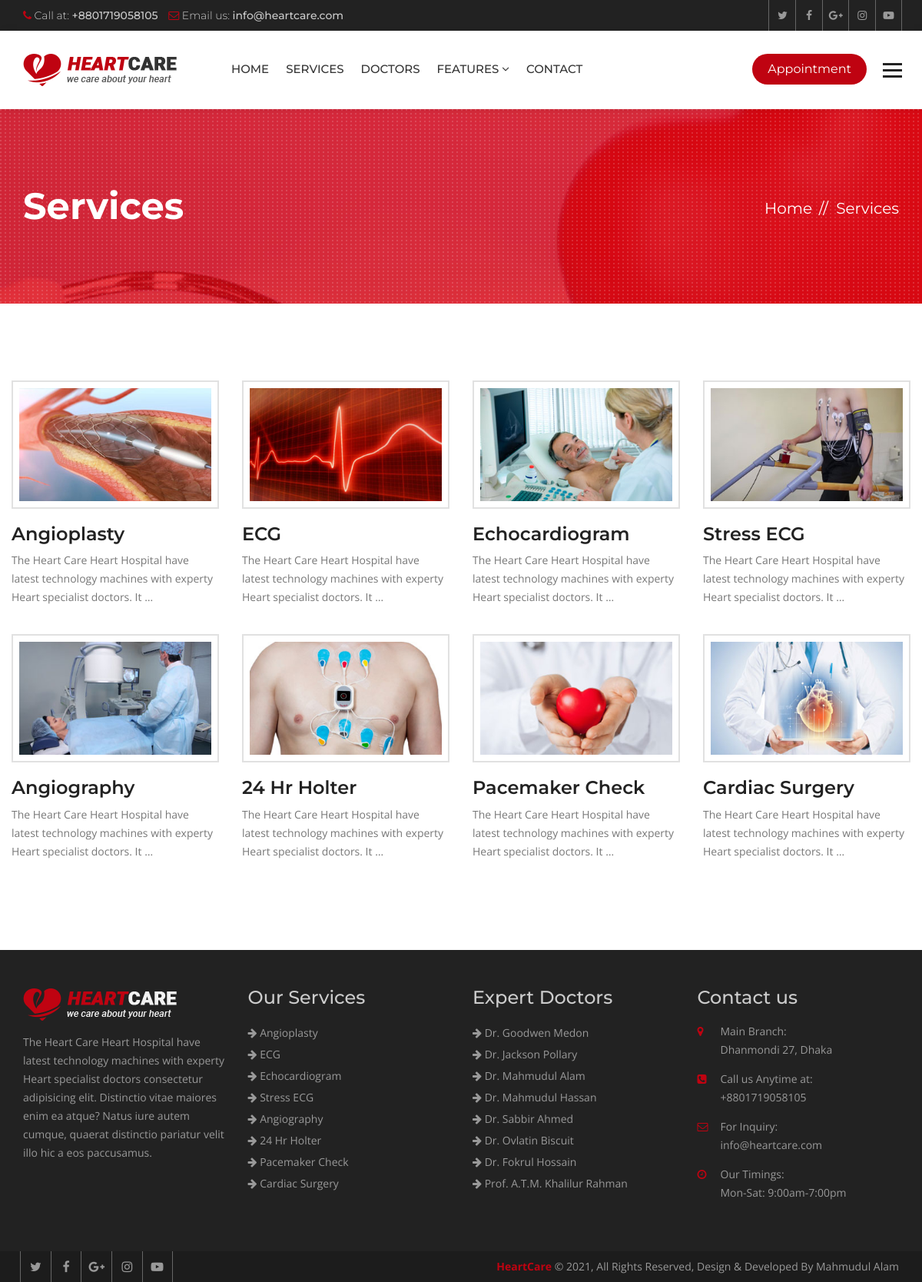
Page /services/ on the committed database.
### hospital/models.py (models this page shows, shortened)
class Service(models.Model):
    title = models.CharField(max_length=120)
    description = models.TextField()
    items = models.ManyToManyField(to='Item',)
    thumbnail = models.ImageField(upload_to='services/')
    cover = models.ImageField(upload_to='services/')
    image1 = models.ImageField(upload_to='services/', blank=True, null=True)
    image2 = models.ImageField(upload_to='services/', blank=True, null=True)

class Doctor(models.Model):
    name = models.CharField(max_length=120)
    speciality = models.CharField(max_length=120)
    picture = models.ImageField(upload_to="doctors/")
    details = models.TextField()
    experience = models.TextField()
    expertize = models.ManyToManyField(to='Expertize', related_name='doctors')
    twitter = models.CharField(max_length=120, blank=True, null=True)
    facebook = models.CharField(max_length=120, blank=True, null=True)
    instagram = models.CharField(max_length=120, blank=True, null=True)

### hospital/views.py (the view)
# urls.py: path('services/', views.ServiceListView.as_view(), name="services"),
class ServiceListView(ListView):
    queryset = Service.objects.all()
    template_name = "hospital/services.html"

### hospital/context_processors.py (called while the page is built)
def footer_content(request):
    services = Service.objects.all()
    doctors = Doctor.objects.all()
    context = {
        'services': services,
        'doctors': doctors
    }
    return context

### templates/hospital/services.html (shortened to what this page needs)
{% extends 'base.html' %}
{% block maincontent %}
<div class="inner-banner">
  <div class="container">
    <div class="row">
      <div class="col-md-7">
        <h1>Services</h1>
      </div>
      <div class="col-md-5">
        <ol class="breadcrumb">
          <li><a href="{% url 'index' %}">Home</a></li>
          <li class="active">Services</li>
        </ol>
      </div>
    </div>
  </div>
</div>
<div class="main-content">
  <section class="services">
    <div class="container">
      <div class="row">
        <div class="service-style-1">
          <div class="row">
            {% for service in object_list %}
            <div class="col-md-3 col-sm-3">
              <div class="service-box">
                <div class="ser-thumb">
                  <img src="{{ service.thumbnail.url }}" alt=""></div>
                <div class="ser-content">
                  <h3><a href="{% url 'service_details' service.id %}">{{ service.title }}</a></h3>
                  <p>{{ service.description|truncatewords:15 }}</p>
                </div>
              </div>
            </div>
            {% endfor %}
          </div>
        </div>
      </div>
    </div>
  </section>
</div>
{% endblock maincontent %}

### templates/base.html (shortened to what this page needs)
{% load static %}
<!DOCTYPE html>
<html lang="en">
<head>
  {% include 'partials/_css.html' %}
</head>
<body>
  <div class="wrapper">
    {% include 'partials/_header.html' %}
    {% block maincontent %}
    {% endblock maincontent %}
    {% include 'partials/_footer.html' %}
    {% include 'partials/_js.html' %}
</body>
</html>

### templates/partials/_css.html (shortened to what this page needs)
{% load static %}
<link href="{% static 'heartcare/css/custom.css' %}" rel="stylesheet">
<link href="{% static 'heartcare/css/bootstrap.min.css' %}" rel="stylesheet">
<link href="{% static 'heartcare/css/color.css' %}" rel="stylesheet">
<link href="{% static 'heartcare/css/responsive.css' %}" rel="stylesheet">
<link href="{% static 'heartcare/css/font-awesome.min.css' %}" rel="stylesheet">
<link href="{% static 'heartcare/css/prettyPhoto.css' %}" rel="stylesheet">
<link href="{% static 'heartcare/css/owl.carousel.min.css' %}" rel="stylesheet">
<link href="{% static 'heartcare/css/bootstrap-datetimepicker.min.css' %}" rel="stylesheet">

### templates/partials/_header.html (shortened to what this page needs)
{% load static %}
<header class="site-header">
  <div class="top-bar">
    <div class="container">
      <div class="row">
        <div class="col-md-6 col-sm-8">
          <ul>
            <li><i class="fa fa-phone" aria-hidden="true"></i> Call at: <strong>+8801719058105</strong></li>
            <li><i class="fa fa-envelope-o" aria-hidden="true"></i> Email us: <strong>info@heartcare.com</strong>
            </li>
          </ul>
        </div>
        <div class="col-md-6 col-sm-4 top-social"> <a href="#"><i class="fa fa-twitter" aria-hidden="true"></i></a>
          <a href="#"><i class="fa fa-facebook" aria-hidden="true"></i></a> <a href="#"><i class="fa fa-google-plus"
              aria-hidden="true"></i></a> <a href="#"><i class="fa fa-instagram" aria-hidden="true"></i></a> <a
            href="#"><i class="fa fa-youtube-play" aria-hidden="true"></i></a> </div>
      </div>
    </div>
  </div>
  <div class="nav-logo-area">
    <div class="container">
      <div class="row">
        <div class="col-md-12">
          <nav class="navbar navbar-default">
            <div class="navbar-header">
              <a class="navbar-brand" href="{% url 'index' %}"><img src="{% static 'heartcare/images/logo.png' %}"
                  alt=""></a> </div>
            <div class="collapse navbar-collapse" id="bs-example-navbar-collapse-1">
              <ul class="nav navbar-nav">
                <li><a href="{% url 'index' %}">Home</a></li>
                <li><a href="{% url 'services' %}">Services</a></li>
                <li><a href="{% url 'doctors' %}">Doctors</a></li>
                <li class="dropdown"> <a href="#" class="dropdown-toggle" data-toggle="dropdown" role="button"
                    aria-haspopup="true" aria-expanded="false">Features <span class="fa fa-angle-down"></span></a>
                </li>
                <li><a href="{% url 'contact' %}">Contact</a></li>
              </ul>
              <ul class="nav navbar-nav navbar-right">
                <li><a class="appoint" href="{% url 'appointment' %}">Appointment</a></li>
                <li> <a id="menu-toggle" href="#" class="toggle"><img src="{% static 'heartcare/images/bars.png' %}"
                      alt=""></a> </li>
              </ul>
            </div>
          </nav>
        </div>
      </div>
    </div>
  </div>
</header>

### templates/partials/_sidebar.html (shortened to what this page needs)
{% load static %}

### templates/partials/_slider.html (shortened to what this page needs)
{% load static %}

### templates/partials/_footer.html
{% load static %}
<footer class="footer">
  <div class="footer-widgets">
    <div class="container">
      <div class="row">
        <div class="col-md-3 col-sm-6">
          <div class="widget"> <img class="ft-logo" src="{% static 'heartcare/images/footer-logo.png' %}" alt="">
            <p>The Heart Care Heart Hospital have latest technology machines with experty Heart specialist doctors
              consectetur adipisicing elit. Distinctio vitae maiores enim ea atque? Natus iure autem cumque, quaerat
              distinctio pariatur velit illo hic a eos paccusamus. </p>
          </div>
        </div>
        <div class="col-md-3 col-sm-6">
          <div class="widget">
            <h3>Our Services</h3>
            <ul>
              {% for service in services|slice:':8' %}
              <li><a href="{% url 'service_details' service.id %}"><i class="fa fa-arrow-right"></i>
                  {{service.title }}</a></li>
              {% endfor %}
            </ul>
          </div>
        </div>
        <div class="col-md-3 col-sm-6">
          <div class="widget">
            <h3>Expert Doctors</h3>
            <ul>
              {% for doctor in doctors|slice:':8' %}
              <li><a href="{% url 'doctor_details' doctor.id %}"><i class="fa fa-arrow-right"></i> {{ doctor.name }}</a>
              </li>
              {% endfor %}
            </ul>
          </div>
        </div>
        <div class="col-md-3 col-sm-6">
          <div class="widget">
            <h3>Contact us</h3>
            <address>
              <ul>
                <li> <span class="icon"><i class="fa fa-map-marker" aria-hidden="true"></i></span> <span
                    class="add-text"><strong>Main Branch:</strong> Dhanmondi 27, Dhaka</span> </li>
                <li> <span class="icon"><i class="fa fa-phone-square" aria-hidden="true"></i></span> <span
                    class="add-text"><strong>Call us Anytime at:</strong> +8801719058105</span> </li>
                <li> <span class="icon"><i class="fa fa-envelope-o" aria-hidden="true"></i></span> <span
                    class="add-text"><strong>For Inquiry:</strong> info@heartcare.com</span> </li>
                <li> <span class="icon"><i class="fa fa-clock-o" aria-hidden="true"></i></span> <span
                    class="add-text"><strong>Our Timings:</strong> Mon-Sat: 9:00am-7:00pm</span> </li>
              </ul>
            </address>
          </div>
        </div>
      </div>
    </div>
  </div>
  <div class="footer-cr">
    <div class="container">
      <div class="row">
        <div class="col-md-6">
          <div class="footer-social"> <a href="#"><i class="fa fa-twitter" aria-hidden="true"></i></a> <a href="#"><i
                class="fa fa-facebook" aria-hidden="true"></i></a> <a href="#"><i class="fa fa-google-plus"
                aria-hidden="true"></i></a> <a href="#"><i class="fa fa-instagram" aria-hidden="true"></i></a> <a
              href="#"><i class="fa fa-youtube-play" aria-hidden="true"></i></a>
          </div>
        </div>
        <div class="col-md-6">
          <p><strong>HeartCare</strong> © {% now 'Y' %}, All Rights Reserved, Design & Developed By Mahmudul Alam</p>
        </div>
      </div>
    </div>
  </div>
</footer>

### templates/partials/_js.html (shortened to what this page needs)
</div>
{% load static %}

### heartcare/static/heartcare/css/color.css (style rules this page uses)
.site-header .navbar-default .navbar-nav > li > a:hover, .site-header .navbar-default .navbar-nav > .active > a, .site-header .navbar-default .navbar-nav > .active > a:focus, .site-header .navbar-default .navbar-nav > .active > a:hover, .site-header .navbar-default .navbar-nav > .open > a, .site-header .navbar-default .navbar-nav > .open > a:focus, .site-header .navbar-default .navbar-nav > .open > a:hover, .main-slider .owl-theme .owl-dots .owl-dot.active span, .main-slider .owl-theme .owl-dots .owl-dot:hover span, .site-header .navbar-nav > li > a.appoint, .site-header .navbar-nav > li > a.nav-search, .btn-1, .site-header .dropdown-menu > li > a:after, .app-form input[type="submit"], .header-style-two .nav-area, .learn-more, .play:hover, .cp-tabs .nav-tabs > li.active > a, .cp-tabs .nav-tabs > li.active > a:focus, .cp-tabs .nav-tabs > li.active > a:hover, .site-header .head-search .btn.btn-default, .main-slider .owl-theme .owl-dots .owl-dot.active span, .main-slider .owl-theme .owl-dots .owl-dot:hover span, .service-box-2:after, .Heart-box:hover .v-icon, .Heart-box:hover .v-text, .post-date, .team-two .team-social li a, .team-two .team-box .team-text:after, .book-appointment-widget a, .cp-pagination .pagination > li > a:hover, .cp-pagination .pagination > li > span:hover, .book-app, .submit-btn, .news-thumb .date, .newsletter-form button, .news-detail blockquote, .comment-form input[type="submit"], .pro-hover a, .review-form input[type="submit"], .related-products .owl-dots .owl-dot.active span, .related-products .owl-dots .owl-dot:hover span, .heart-care-services .nav-tabs>li.active>a, .heart-care-services .nav-tabs>li.active>a:focus, .heart-care-services .nav-tabs>li.active>a:hover, .heart-care-services .nav-tabs>li>a:hover, .services-nav h3, .site-header .dropdown-menu > li > a:hover, .features-box:hover, .features-box.selected, .footer .widget .rm, .home-testimonials .owl-theme .owl-dots .owl-dot.active span, .home-testimonials .owl-theme .owl-dots .owl-dot:hover span { background: #bf0311; }
.top-bar li .fa, .top-social a:hover, .view, .services-list .service h3 a:hover, .service-style-1 .service-box .ser-content h3 a:hover, .faqs .panel-default > .panel-heading h4 a, .faqs .panel-default > .panel-heading a::after, .team-text h5 a:hover, .section-title-3 strong, .post-text > h5 a:hover, .read-more:hover, .widget address .icon, .footer .widget a:hover, .footer-cr p strong, .footer-social a:hover, .post-meta li, .post-meta li:after, .post-meta li a, .header-service-area .icon, .header-service-area strong, .section-title-1 strong, .section-title-1 h2, .sectio-title-2 strong, .welcome-text .designation, .Heart-box .v-icon, .phone-icon, .services-nav .side-nav li:hover a, .services-nav .side-nav li.active a, .gallery-thumb .hover-info a, .archives li:before, .search-form button, .date-time, .right-404 strong, .prices, .review .fa, .login-social li, .login-social li a, .heart-care-services .nav-tabs>li>a { color: #bf0311; }

### rows in the picture
Service: thumbnail (picture), title "Angioplasty", description "The Heart Care Heart Hospital have latest technology machines with experty Heart specialist doctors. It …"
Service: thumbnail (picture), title "ECG", description "The Heart Care Heart Hospital have latest technology machines with experty Heart specialist doctors. It …"
Service: thumbnail (picture), title "Echocardiogram", description "The Heart Care Heart Hospital have latest technology machines with experty Heart specialist doctors. It …"
Service: thumbnail (picture), title "Stress ECG", description "The Heart Care Heart Hospital have latest technology machines with experty Heart specialist doctors. It …"
Service: thumbnail (picture), title "Angiography", description "The Heart Care Heart Hospital have latest technology machines with experty Heart specialist doctors. It …"
Service: thumbnail (picture), title "24 Hr Holter", description "The Heart Care Heart Hospital have latest technology machines with experty Heart specialist doctors. It …"
Service: thumbnail (picture), title "Pacemaker Check", description "The Heart Care Heart Hospital have latest technology machines with experty Heart specialist doctors. It …"
Service: thumbnail (picture), title "Cardiac Surgery", description "The Heart Care Heart Hospital have latest technology machines with experty Heart specialist doctors. It …"
Doctor: name "Dr. Goodwen Medon"
Doctor: name "Dr. Jackson Pollary"
Doctor: name "Dr. Mahmudul Alam"
Doctor: name "Dr. Mahmudul Hassan"
Doctor: name "Dr. Sabbir Ahmed"
Doctor: name "Dr. Ovlatin Biscuit"
Doctor: name "Dr. Fokrul Hossain"
Doctor: name "Prof. A.T.M. Khalilur Rahman"
